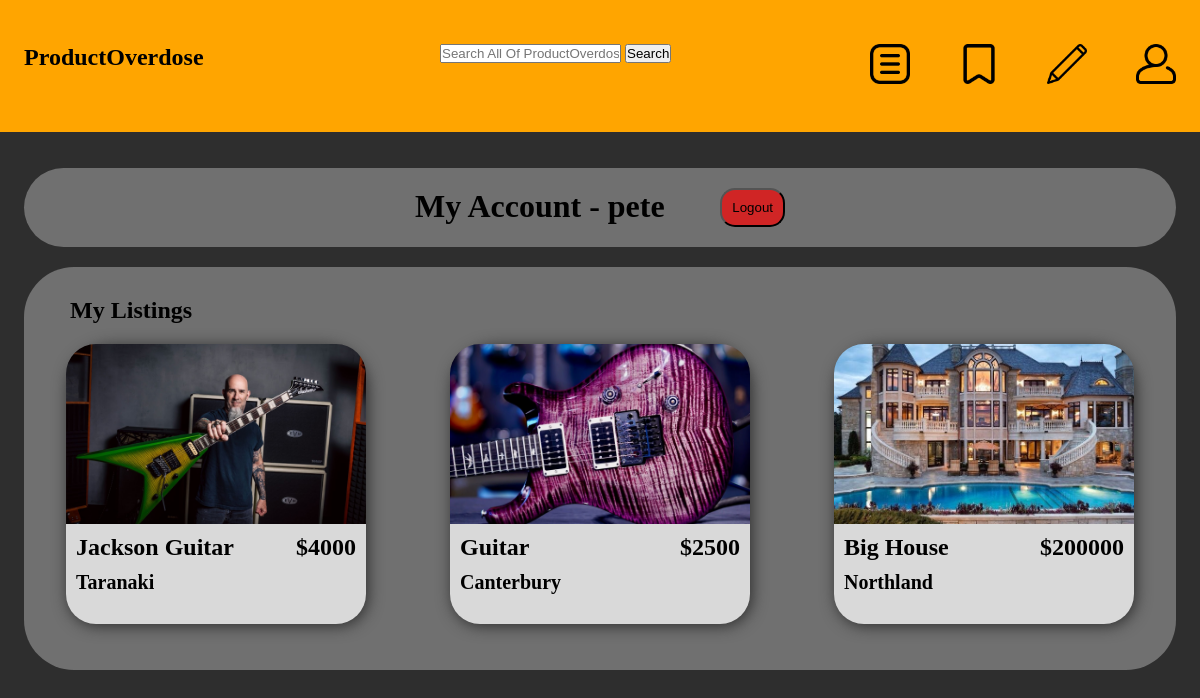
The app's page /my_account/ (signed in), older data.
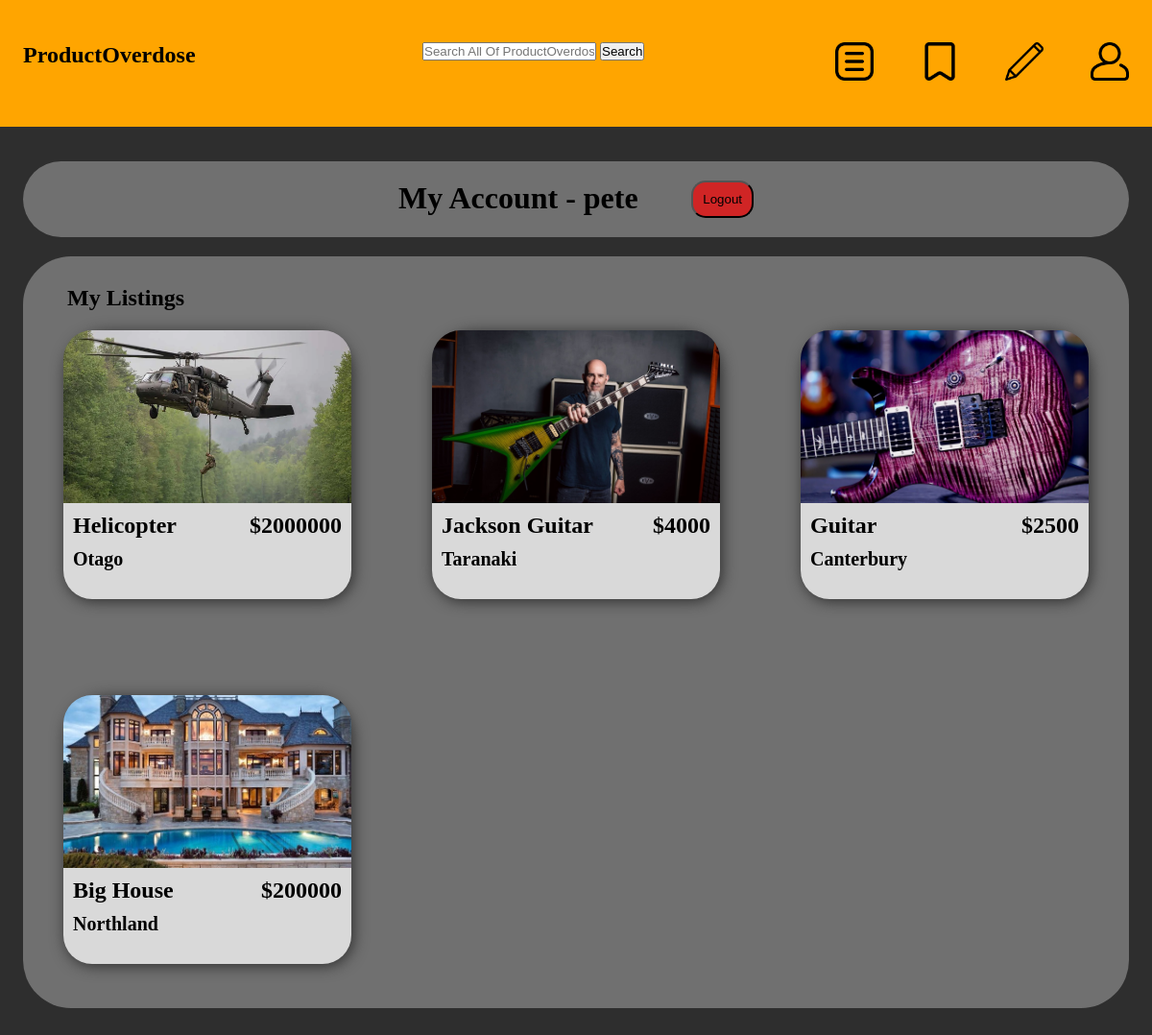
The same page, newer data.
### listings/models.py (models this page shows, shortened)
class Listing(models.Model):
    title = models.CharField(max_length=75)
    body = models.TextField()
    slug = models.SlugField(unique=True, blank=True)
    date = models.DateTimeField(auto_now_add=True)
    banner = models.ImageField(default='lambo.webp', blank=True)
    author = models.ForeignKey(User, on_delete=models.CASCADE, default=None)
    price = models.FloatField()
    LOCATION_CHOICES = [
        ('Northland', 'Northland'),
        ('Auckland', 'Auckland'),
        ('Waikato', 'Waikato'),
        ('Bay Of Plenty', 'Bay Of Plenty'),
        ('Gisborne', 'Gisborne'),
        ("Hawke's Bay", "Hawke's Bay"),
        ('Taranaki', 'Taranaki'),
        ('Manawatū-Whanganui', 'Manawatū-Whanganui'),
        ('Wellington', 'Wellington'),
        ('Tasman', 'Tasman'),
        ('Nelson', 'Nelson'),
        ('Marlborough', 'Marlborough'),
        ('West Coast', 'West Coast'),
        ('Canterbury', 'Canterbury'),
        ('Otago', 'Otago'),
        ('Southland', 'Southland'),
    ]
    location = models.CharField(max_length=25, choices = LOCATION_CHOICES, null=True)
    CATEGORY_CHOICES = [
        ('Sports', 'Sports'),
        ('Electronics', 'Electronics'),
        ('Motors', 'Motors'),
        ('Fashion', 'Fashion'),
        ('Art/Music', 'Art/Music'),
        ('Property', 'Property'),
        ('Health', 'Health'),
        ('Other', 'Other')
    ]
    category = models.CharField(max_length=25, choices = CATEGORY_CHOICES, null=True)

### marketplace/views.py (the view)
@login_required(login_url="/users/login/")
def my_listings(request):
    my_listings = Listing.objects.filter(author=request.user).order_by('-date')
    context = {
        'my_listings':my_listings
    }
    return render(request, 'my_account.html', context)

### templates/my_account.html (shortened to what this page needs)
{% extends 'layout.html' %}
{% block content %}
    <div class="user-info">
        <h1>My Account - {{ request.user }}</h1>
        <form class="logout" action="{% url 'users:logout' %}" method="post">
            <button class="logout-button" aria-label="User Logout" title="User Logout">Logout</button>
        </form>
    </div>
    <section>
        {% if my_listings %}
            <div class="section-styling">
                <h1 class="section-text">My Listings</h1>
                <div class="item-cards">
                    {% for listing in my_listings %}
                        <a class="item-wrapper" href="{% url 'listings:page' slug=listing.slug %}">
                            <div class="item-card">
                                <img class="banner" src="{{ listing.banner.url }}" alt="{{ listing.title }}">
                                <h1 class="card-title" title="{{ listing.title }}">{{ listing.title }}</h1>
                                <h1 class="card-price">${{ listing.price|floatformat:"0" }}</h1>
                                <h1 class="card-location">{{ listing.location }}</h1>
                            </div>
                        </a>
                    {% endfor %}
                </div>
            </div>
        {% else %}
            <div class="section-styling">
                <h1 class="section-text">No listings found.</h1>
            </div>
        {% endif %}
    </section>
{% endblock  %}

Row changes from the older to the newer data that the page shows:
added Listing: banner (picture), title "Helicopter", price "2000000", location "Otago"
